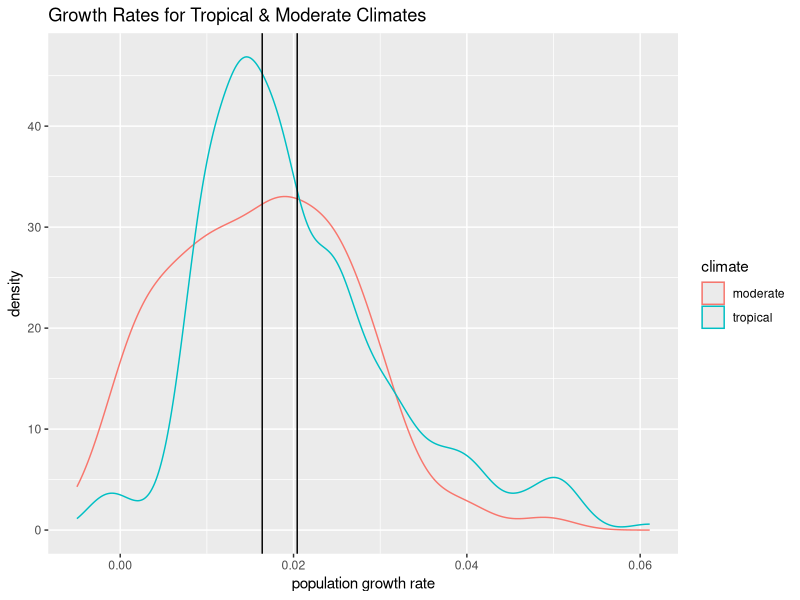
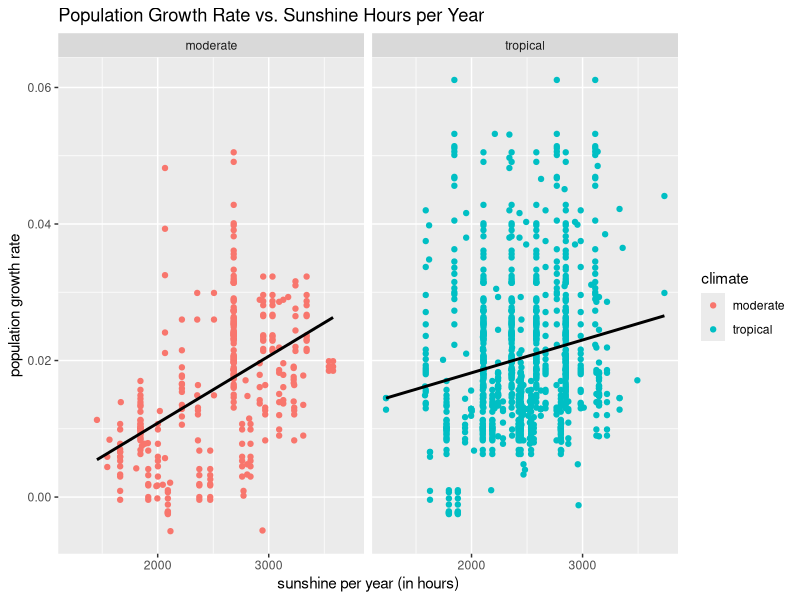

Source code (R) for these figures, in order:
## ---- chunk 1
library(tidyverse)
library(dplyr)
## ---- chunk 2
sunshine <- read.csv(file = 'Sunshine hours for cities in the world.csv') # import csv in df
str(sunshine)
sample_n(sunshine, 10)
## ---- chunk 3
city_loc <- read_csv(file="city_loc.csv") # import csv in df
str(city_loc)
sample_n(city_loc, 10)
## ---- chunk 4
country_tour <- read.csv("tourism-recipts.csv") # import csv in df
str(country_tour)
sample_n(country_tour, 10)
## ---- chunk 5
CityPopulations <- read_csv(file = "world-city-listing.csv") # import csv in df
str(CityPopulations)
sample_n(CityPopulations, 10)
## ---- chunk 6
sunshine_seasons <-
  sunshine %>%
  mutate(Winter=Jan+Feb+Mar, Spring=Apr+May+Jun, Summer=Jul+Aug+Sep, Fall=Oct+Nov+Dec) %>%# create new variables to represent each season
  mutate(City=tolower(City)) # change city names to lower case for joining later on
sample_n(sunshine_seasons, 10)
## ---- chunk 7
city_loc <-
  city_loc %>%
  group_by(City) %>%
  mutate(Longitude = mean(Longitude), Latitude = mean(Latitude)) %>% # get the average location
  select(City, Longitude, Latitude) %>%
  distinct() # remove repeated cities, so each city appears one time
## ---- chunk 8
city_loc <-
  city_loc %>%
  na.omit()

for(i in 1:length(city_loc$Latitude)){ # loop through each case in Latitude variable
  if((city_loc$Latitude[i]>=(-23.5)) && (city_loc$Latitude[i]<=23.5)){ # calssify variables by 'Latitude'
    city_loc$climate[i] = "tropical"
    }
  else if(city_loc$Latitude[i]>=(-66) && city_loc$Latitude[i]<(-23.5) || city_loc$Latitude[i]<=(66) && city_loc$Latitude[i]>(23.5)){
    city_loc$climate[i] = "moderate"
    }
  else city_loc$climate[i] = "poles"
}

city_loc
## ---- chunk 9
climate <-
  city_loc %>%
  left_join(sunshine_seasons) %>%# join the tables by 'City'
  na.omit() # remove cities with missing data
head(climate)
## ---- chunk 10
country_tour <-
  country_tour %>%
  rename(income='value_.') %>%
  select(name, year, income) 
## ---- chunk 11
country_tour %>%
  filter(year >= 2015) %>%
  group_by(year) %>%
  summarise(num_of_countries = n()) #count the number of countries with data for each year
## ---- chunk 12
country_tour <-
  country_tour %>%
  filter(year == 2016) %>% # only retain cases from 2016
  mutate(income = as.integer(income/100000)) %>% # divide income by 100,000 for easier reading/plotting
  rename("tourism income (by 100,000)" = income, Country=name) %>% # rename variables for readability
  select(Country, 'tourism income (by 100,000)') # get rid of year variable since all data is from 2016
sample_n(country_tour,10)
## ---- chunk 13
CityPopulations1 <-
  CityPopulations %>%
  rename(Country = country, City = city, GrowthRate = growthRate) %>% # renaming variables for usability
  select(Country, GrowthRate) # choosing relevant variables
sample_n(CityPopulations1,10)
## ---- chunk 14
population <-
  CityPopulations1 %>%
  left_join(country_tour) %>% # join the tables by Country
  na.omit() # remove cases with missing data
head(population)
## ---- chunk 15
# create a new variable to contain the different increments of tourism income
for(i in 1:nrow(population)){
  if(population$'tourism income (by 100,000)'[i]<5000){population$tour_group[i]="<5000"}
  else if(population$'tourism income (by 100,000)'[i]<10000){population$tour_group[i]="<10000"}
  else if(population$'tourism income (by 100,000)'[i]<20000){population$tour_group[i]="<20000"}
  else if(population$'tourism income (by 100,000)'[i]<50000){population$tour_group[i]="<50000"}
  else if(population$'tourism income (by 100,000)'[i]<100000){population$tour_group[i]="<100000"}
  else{population$tour_group[i]=">100000"}
}

# count the number of countries with different tourism incomes grouped by climate region.
population %>%
  select(Country, tour_group) %>%
  unique() %>%
  left_join(climate) %>%
  select(Country, tour_group, climate) %>%
  group_by(tour_group, climate) %>%
  summarise(total=n()) %>%
  na.omit() %>%
  pivot_wider(values_from=total, names_from=climate)
## ---- chunk 16
mean_growth <- # create new table containing the avg growth rates for tropical and moderate climates
  climate %>% 
  left_join(population) %>%
  na.omit() %>%
  group_by(climate) %>%
  summarise(avg = mean(GrowthRate)) # calculate the mean for each subcategory

climate %>% 
  left_join(population) %>%
  na.omit() %>%
  ggplot(aes(x = GrowthRate)) + 
  geom_density(aes(colour = climate))  + # create density plot
  geom_vline(aes(xintercept=mean_growth$avg[1])) + # add intercept for tropical locations
  geom_vline(aes(xintercept=mean_growth$avg[2])) + # add intercept for moderate locations
  ggtitle("Growth Rates for Tropical & Moderate Climates") + # rename title
  xlab("population growth rate") # rename x axis
## ---- chunk 17
climate %>%
  left_join(population) %>%
  na.omit() %>%
  ggplot(aes(x=Year, y=GrowthRate)) + 
  geom_point(aes(color = climate)) +
  facet_wrap(~climate) +
  geom_smooth(method=lm, se=FALSE, color='black') +
  ggtitle("Population Growth Rate vs. Sunshine Hours per Year") +
  xlab("sunshine per year (in hours)") +
  ylab("population growth rate")

